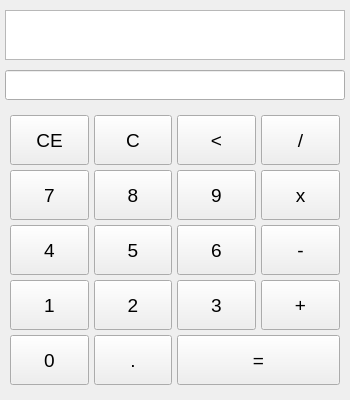
<?xml version="1.0" encoding="UTF-8"?>
<ui version="4.0">
 <class>MainWindow</class>
 <widget class="QMainWindow" name="MainWindow">
  <property name="geometry">
   <rect>
    <x>0</x>
    <y>0</y>
    <width>350</width>
    <height>400</height>
   </rect>
  </property>
  <property name="sizePolicy">
   <sizepolicy hsizetype="Fixed" vsizetype="Preferred">
    <horstretch>0</horstretch>
    <verstretch>0</verstretch>
   </sizepolicy>
  </property>
  <property name="minimumSize">
   <size>
    <width>350</width>
    <height>400</height>
   </size>
  </property>
  <property name="maximumSize">
   <size>
    <width>350</width>
    <height>417</height>
   </size>
  </property>
  <property name="font">
   <font>
    <pointsize>10</pointsize>
   </font>
  </property>
  <property name="windowTitle">
   <string>Калькулятор</string>
  </property>
  <widget class="QWidget" name="centralwidget">
   <layout class="QVBoxLayout" name="verticalLayout">
    <property name="spacing">
     <number>5</number>
    </property>
    <property name="leftMargin">
     <number>5</number>
    </property>
    <property name="topMargin">
     <number>5</number>
    </property>
    <property name="rightMargin">
     <number>5</number>
    </property>
    <property name="bottomMargin">
     <number>5</number>
    </property>
    <item>
     <widget class="QTextEdit" name="textEdit">
      <property name="minimumSize">
       <size>
        <width>0</width>
        <height>50</height>
       </size>
      </property>
      <property name="maximumSize">
       <size>
        <width>16777215</width>
        <height>50</height>
       </size>
      </property>
      <property name="layoutDirection">
       <enum>Qt::RightToLeft</enum>
      </property>
      <property name="tabChangesFocus">
       <bool>true</bool>
      </property>
      <property name="readOnly">
       <bool>true</bool>
      </property>
     </widget>
    </item>
    <item>
     <widget class="QLineEdit" name="lineEdit">
      <property name="minimumSize">
       <size>
        <width>0</width>
        <height>30</height>
       </size>
      </property>
      <property name="maximumSize">
       <size>
        <width>16777215</width>
        <height>30</height>
       </size>
      </property>
      <property name="font">
       <font>
        <pointsize>10</pointsize>
        <weight>75</weight>
        <bold>true</bold>
       </font>
      </property>
      <property name="layoutDirection">
       <enum>Qt::RightToLeft</enum>
      </property>
     </widget>
    </item>
    <item>
     <layout class="QGridLayout" name="gridLayout">
      <property name="leftMargin">
       <number>5</number>
      </property>
      <property name="topMargin">
       <number>5</number>
      </property>
      <property name="rightMargin">
       <number>5</number>
      </property>
      <property name="bottomMargin">
       <number>5</number>
      </property>
      <item row="0" column="0">
       <widget class="QPushButton" name="pushButton_CE">
        <property name="minimumSize">
         <size>
          <width>50</width>
          <height>50</height>
         </size>
        </property>
        <property name="baseSize">
         <size>
          <width>50</width>
          <height>50</height>
         </size>
        </property>
        <property name="font">
         <font>
          <pointsize>14</pointsize>
          <stylestrategy>PreferAntialias</stylestrategy>
         </font>
        </property>
        <property name="text">
         <string>CE</string>
        </property>
        <property name="autoDefault">
         <bool>true</bool>
        </property>
       </widget>
      </item>
      <item row="0" column="1">
       <widget class="QPushButton" name="pushButton_C">
        <property name="minimumSize">
         <size>
          <width>50</width>
          <height>50</height>
         </size>
        </property>
        <property name="baseSize">
         <size>
          <width>50</width>
          <height>50</height>
         </size>
        </property>
        <property name="font">
         <font>
          <pointsize>14</pointsize>
          <stylestrategy>PreferAntialias</stylestrategy>
         </font>
        </property>
        <property name="text">
         <string>C</string>
        </property>
        <property name="autoDefault">
         <bool>true</bool>
        </property>
       </widget>
      </item>
      <item row="0" column="2">
       <widget class="QPushButton" name="pushButton_del">
        <property name="minimumSize">
         <size>
          <width>50</width>
          <height>50</height>
         </size>
        </property>
        <property name="baseSize">
         <size>
          <width>50</width>
          <height>50</height>
         </size>
        </property>
        <property name="font">
         <font>
          <pointsize>14</pointsize>
          <stylestrategy>PreferAntialias</stylestrategy>
         </font>
        </property>
        <property name="text">
         <string>&lt;</string>
        </property>
        <property name="autoDefault">
         <bool>true</bool>
        </property>
       </widget>
      </item>
      <item row="0" column="3">
       <widget class="QPushButton" name="pushButton_decr">
        <property name="minimumSize">
         <size>
          <width>50</width>
          <height>50</height>
         </size>
        </property>
        <property name="baseSize">
         <size>
          <width>50</width>
          <height>50</height>
         </size>
        </property>
        <property name="font">
         <font>
          <pointsize>14</pointsize>
          <stylestrategy>PreferAntialias</stylestrategy>
         </font>
        </property>
        <property name="text">
         <string>/</string>
        </property>
        <property name="autoDefault">
         <bool>true</bool>
        </property>
       </widget>
      </item>
      <item row="1" column="0">
       <widget class="QPushButton" name="pushButton_7">
        <property name="minimumSize">
         <size>
          <width>50</width>
          <height>50</height>
         </size>
        </property>
        <property name="baseSize">
         <size>
          <width>50</width>
          <height>50</height>
         </size>
        </property>
        <property name="font">
         <font>
          <pointsize>14</pointsize>
          <stylestrategy>PreferAntialias</stylestrategy>
         </font>
        </property>
        <property name="text">
         <string>7</string>
        </property>
        <property name="autoDefault">
         <bool>true</bool>
        </property>
       </widget>
      </item>
      <item row="1" column="1">
       <widget class="QPushButton" name="pushButton_8">
        <property name="minimumSize">
         <size>
          <width>50</width>
          <height>50</height>
         </size>
        </property>
        <property name="baseSize">
         <size>
          <width>50</width>
          <height>50</height>
         </size>
        </property>
        <property name="font">
         <font>
          <pointsize>14</pointsize>
          <stylestrategy>PreferAntialias</stylestrategy>
         </font>
        </property>
        <property name="text">
         <string>8</string>
        </property>
        <property name="autoDefault">
         <bool>true</bool>
        </property>
       </widget>
      </item>
      <item row="1" column="2">
       <widget class="QPushButton" name="pushButton_9">
        <property name="minimumSize">
         <size>
          <width>50</width>
          <height>50</height>
         </size>
        </property>
        <property name="baseSize">
         <size>
          <width>50</width>
          <height>50</height>
         </size>
        </property>
        <property name="font">
         <font>
          <pointsize>14</pointsize>
          <stylestrategy>PreferAntialias</stylestrategy>
         </font>
        </property>
        <property name="text">
         <string>9</string>
        </property>
        <property name="autoDefault">
         <bool>true</bool>
        </property>
       </widget>
      </item>
      <item row="1" column="3">
       <widget class="QPushButton" name="pushButton_incr">
        <property name="minimumSize">
         <size>
          <width>50</width>
          <height>50</height>
         </size>
        </property>
        <property name="baseSize">
         <size>
          <width>50</width>
          <height>50</height>
         </size>
        </property>
        <property name="font">
         <font>
          <pointsize>14</pointsize>
          <stylestrategy>PreferAntialias</stylestrategy>
         </font>
        </property>
        <property name="text">
         <string>x</string>
        </property>
        <property name="autoDefault">
         <bool>true</bool>
        </property>
       </widget>
      </item>
      <item row="2" column="0">
       <widget class="QPushButton" name="pushButton_4">
        <property name="minimumSize">
         <size>
          <width>50</width>
          <height>50</height>
         </size>
        </property>
        <property name="baseSize">
         <size>
          <width>50</width>
          <height>50</height>
         </size>
        </property>
        <property name="font">
         <font>
          <pointsize>14</pointsize>
          <stylestrategy>PreferAntialias</stylestrategy>
         </font>
        </property>
        <property name="text">
         <string>4</string>
        </property>
        <property name="autoDefault">
         <bool>true</bool>
        </property>
       </widget>
      </item>
      <item row="2" column="1">
       <widget class="QPushButton" name="pushButton_5">
        <property name="minimumSize">
         <size>
          <width>50</width>
          <height>50</height>
         </size>
        </property>
        <property name="baseSize">
         <size>
          <width>50</width>
          <height>50</height>
         </size>
        </property>
        <property name="font">
         <font>
          <pointsize>14</pointsize>
          <stylestrategy>PreferAntialias</stylestrategy>
         </font>
        </property>
        <property name="text">
         <string>5</string>
        </property>
        <property name="autoDefault">
         <bool>true</bool>
        </property>
       </widget>
      </item>
      <item row="2" column="2">
       <widget class="QPushButton" name="pushButton_6">
        <property name="minimumSize">
         <size>
          <width>50</width>
          <height>50</height>
         </size>
        </property>
        <property name="baseSize">
         <size>
          <width>50</width>
          <height>50</height>
         </size>
        </property>
        <property name="font">
         <font>
          <pointsize>14</pointsize>
          <stylestrategy>PreferAntialias</stylestrategy>
         </font>
        </property>
        <property name="text">
         <string>6</string>
        </property>
        <property name="autoDefault">
         <bool>true</bool>
        </property>
       </widget>
      </item>
      <item row="2" column="3">
       <widget class="QPushButton" name="pushButton_minus">
        <property name="minimumSize">
         <size>
          <width>50</width>
          <height>50</height>
         </size>
        </property>
        <property name="baseSize">
         <size>
          <width>50</width>
          <height>50</height>
         </size>
        </property>
        <property name="font">
         <font>
          <pointsize>14</pointsize>
          <stylestrategy>PreferAntialias</stylestrategy>
         </font>
        </property>
        <property name="text">
         <string>-</string>
        </property>
        <property name="autoDefault">
         <bool>true</bool>
        </property>
       </widget>
      </item>
      <item row="3" column="0">
       <widget class="QPushButton" name="pushButton_1">
        <property name="minimumSize">
         <size>
          <width>50</width>
          <height>50</height>
         </size>
        </property>
        <property name="baseSize">
         <size>
          <width>50</width>
          <height>50</height>
         </size>
        </property>
        <property name="font">
         <font>
          <pointsize>14</pointsize>
          <stylestrategy>PreferAntialias</stylestrategy>
         </font>
        </property>
        <property name="text">
         <string>1</string>
        </property>
        <property name="autoDefault">
         <bool>true</bool>
        </property>
       </widget>
      </item>
      <item row="3" column="1">
       <widget class="QPushButton" name="pushButton_2">
        <property name="minimumSize">
         <size>
          <width>50</width>
          <height>50</height>
         </size>
        </property>
        <property name="baseSize">
         <size>
          <width>50</width>
          <height>50</height>
         </size>
        </property>
        <property name="font">
         <font>
          <pointsize>14</pointsize>
          <stylestrategy>PreferAntialias</stylestrategy>
         </font>
        </property>
        <property name="text">
         <string>2</string>
        </property>
        <property name="autoDefault">
         <bool>true</bool>
        </property>
       </widget>
      </item>
      <item row="3" column="2">
       <widget class="QPushButton" name="pushButton_3">
        <property name="minimumSize">
         <size>
          <width>50</width>
          <height>50</height>
         </size>
        </property>
        <property name="baseSize">
         <size>
          <width>50</width>
          <height>50</height>
         </size>
        </property>
        <property name="font">
         <font>
          <pointsize>14</pointsize>
          <stylestrategy>PreferAntialias</stylestrategy>
         </font>
        </property>
        <property name="text">
         <string>3</string>
        </property>
        <property name="autoDefault">
         <bool>true</bool>
        </property>
       </widget>
      </item>
      <item row="3" column="3">
       <widget class="QPushButton" name="pushButton_plus">
        <property name="minimumSize">
         <size>
          <width>50</width>
          <height>50</height>
         </size>
        </property>
        <property name="baseSize">
         <size>
          <width>50</width>
          <height>50</height>
         </size>
        </property>
        <property name="font">
         <font>
          <pointsize>14</pointsize>
          <stylestrategy>PreferAntialias</stylestrategy>
         </font>
        </property>
        <property name="text">
         <string>+</string>
        </property>
        <property name="autoDefault">
         <bool>true</bool>
        </property>
       </widget>
      </item>
      <item row="4" column="0">
       <widget class="QPushButton" name="pushButton_0">
        <property name="minimumSize">
         <size>
          <width>50</width>
          <height>50</height>
         </size>
        </property>
        <property name="baseSize">
         <size>
          <width>50</width>
          <height>50</height>
         </size>
        </property>
        <property name="font">
         <font>
          <pointsize>14</pointsize>
          <stylestrategy>PreferAntialias</stylestrategy>
         </font>
        </property>
        <property name="text">
         <string>0</string>
        </property>
        <property name="autoDefault">
         <bool>true</bool>
        </property>
       </widget>
      </item>
      <item row="4" column="1">
       <widget class="QPushButton" name="pushButton_point">
        <property name="minimumSize">
         <size>
          <width>50</width>
          <height>50</height>
         </size>
        </property>
        <property name="baseSize">
         <size>
          <width>50</width>
          <height>50</height>
         </size>
        </property>
        <property name="font">
         <font>
          <pointsize>14</pointsize>
          <stylestrategy>PreferAntialias</stylestrategy>
         </font>
        </property>
        <property name="text">
         <string>.</string>
        </property>
        <property name="autoDefault">
         <bool>true</bool>
        </property>
       </widget>
      </item>
      <item row="4" column="2" colspan="2">
       <widget class="QPushButton" name="pushButton_rezult">
        <property name="minimumSize">
         <size>
          <width>100</width>
          <height>50</height>
         </size>
        </property>
        <property name="baseSize">
         <size>
          <width>50</width>
          <height>50</height>
         </size>
        </property>
        <property name="font">
         <font>
          <pointsize>14</pointsize>
          <stylestrategy>PreferAntialias</stylestrategy>
         </font>
        </property>
        <property name="text">
         <string>=</string>
        </property>
        <property name="autoDefault">
         <bool>true</bool>
        </property>
       </widget>
      </item>
     </layout>
    </item>
   </layout>
  </widget>
  <widget class="QMenuBar" name="menubar">
   <property name="geometry">
    <rect>
     <x>0</x>
     <y>0</y>
     <width>350</width>
     <height>28</height>
    </rect>
   </property>
  </widget>
  <action name="actionPress_0">
   <property name="text">
    <string>Press 0</string>
   </property>
   <property name="toolTip">
    <string> </string>
   </property>
   <property name="shortcut">
    <string>0, 0</string>
   </property>
  </action>
 </widget>
 <tabstops>
  <tabstop>lineEdit</tabstop>
  <tabstop>pushButton_0</tabstop>
  <tabstop>pushButton_1</tabstop>
  <tabstop>pushButton_2</tabstop>
  <tabstop>pushButton_3</tabstop>
  <tabstop>pushButton_4</tabstop>
  <tabstop>pushButton_5</tabstop>
  <tabstop>pushButton_6</tabstop>
  <tabstop>pushButton_7</tabstop>
  <tabstop>pushButton_8</tabstop>
  <tabstop>pushButton_9</tabstop>
  <tabstop>pushButton_point</tabstop>
  <tabstop>pushButton_plus</tabstop>
  <tabstop>pushButton_minus</tabstop>
  <tabstop>pushButton_incr</tabstop>
  <tabstop>pushButton_rezult</tabstop>
  <tabstop>pushButton_CE</tabstop>
  <tabstop>pushButton_C</tabstop>
  <tabstop>pushButton_del</tabstop>
  <tabstop>pushButton_decr</tabstop>
  <tabstop>textEdit</tabstop>
 </tabstops>
 <resources/>
 <connections>
  <connection>
   <sender>actionPress_0</sender>
   <signal>hovered()</signal>
   <receiver>pushButton_0</receiver>
   <slot>toggle()</slot>
   <hints>
    <hint type="sourcelabel">
     <x>-1</x>
     <y>-1</y>
    </hint>
    <hint type="destinationlabel">
     <x>48</x>
     <y>368</y>
    </hint>
   </hints>
  </connection>
 </connections>
</ui>
